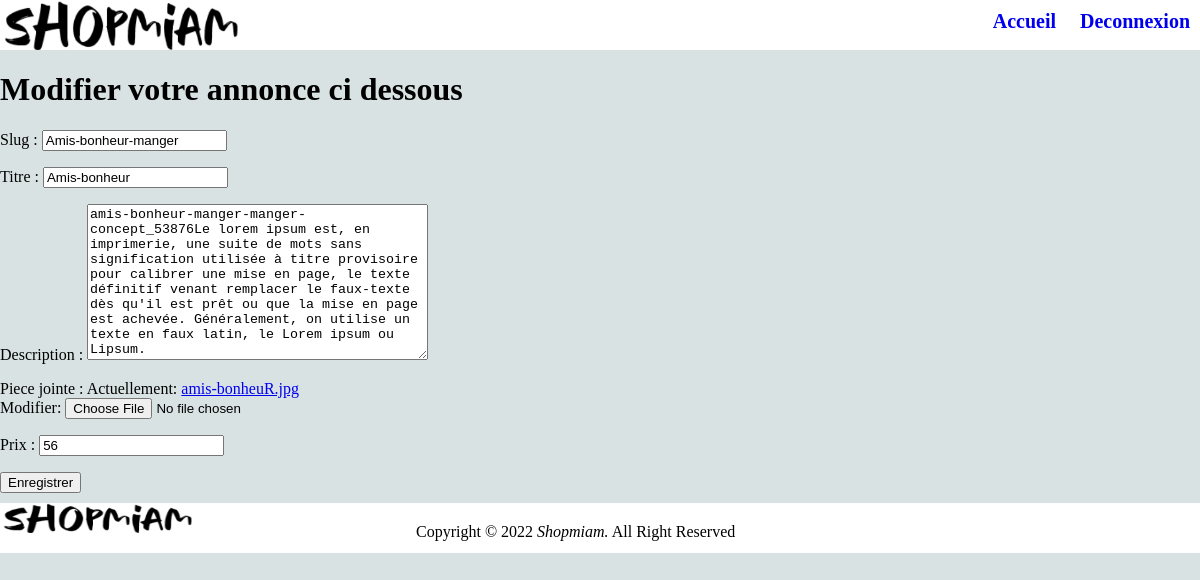
The app's page /data/mes_annonces/modifier/Amis-bonheur-manger (signed in) with its own data.
### data/models.py (models this page shows)
class Annonces(models.Model):
    slug=models.CharField(max_length=20, unique=True, default='')
    titre=models.CharField(max_length=20)
    description=models.TextField()
    piece_jointe=models.ImageField()
    prix=models.PositiveIntegerField(default=0)
    date_pub=models.DateTimeField(auto_now_add=True)
    auteur=models.ForeignKey(get_user_model(), on_delete= models.PROTECT, default=2)

### data/views.py (the view, shortened to what this page needs)
# urls.py: path('mes_annonces/modifier/<slug:slug_modif_annonce>', modifier_annonce, name='modifier_annonce_name'),
def modifier_annonce(request, slug_modif_annonce):
    try:
        annonce=Annonces.objects.get(slug=slug_modif_annonce)
        initial={'slug':annonce.slug, 'titre':annonce.titre,'description':annonce.description,'piece_jointe':annonce.piece_jointe,'prix':annonce.prix}
        if (request.user.is_authenticated)   and  (annonce.auteur_id == request.user.id):
            form=Annonces_form(initial=initial)
            return render(request,'modif_annonce.html', context={'form':form})
    except:
        return render('index_name')

### data/annonce_form.py
class Annonces_form(ModelForm):
    class Meta:
        model=Annonces
        fields=['slug','titre','description','piece_jointe','prix']

### templates/modif_annonce.html (shortened to what this page needs)
{% extends 'base.html' %}
{% block content %}
<header>
    <a href="{% url 'index_name' %}"><img class='logo' src="../../static\shopmiam.png" alt="logo"></a>
    <nav>
        <ul style="list-style:none;">
            <li style="display:inline-block;"><a href="{% url 'index_name' %}">Accueil</a></li>
            {% if user.is_authenticated %}
            <li style="display:inline-block;"><a href="{% url 'logout' %}">Deconnexion</a></li>
            {% endif %}
        </ul>
    </nav>
</header>
<h1> Modifier votre annonce ci dessous</h1>
<form action=""  enctype="multipart/form-data" method="post">
    {{ form.as_p}}
    <button type="submit">Enregistrer</button>
</form>
<footer class="index">
    <img class="footer_logo" src="../../static/shopmiam.png" alt="logo">
    <span class="footer">Copyright &copy 2022 <i>Shopmiam.</i> All Right Reserved</span>
</footer>
{% endblock  %}

### data/static/data/style.css (style rules this page uses)
body { background-color: #D9E2E3 ; margin: 0 ; padding: 0; min-height: 603px; }
header { background-color: white; height: 50px; margin-bottom: 20px; padding: 0%; position: sticky; top: 0%; }
nav { height: 50px; width: 500px; float: right; }
header a { text-decoration: none; font-size: 20px; font-weight: bold; }
header ul { margin-top: 10px; padding: 0; float: right; }
header li { margin-left: 10px; margin-right: 10px; }
img { max-width : 200px; min-width : 200px; height : 150px; border-radius: 10px; }
.logo { float: left; max-width: 300px; max-height:50px ; }
footer { bottom: 0px; background-color: white; height: 50px; padding: 0; width: 100%; margin-bottom: 0%; margin-top:10px; }
.footer_logo { max-width: 170px; max-height: 30px; float: left; }
span[class="footer"] { position: relative; left: 18%; top:20px; }

### records on screen
Annonces: slug "Amis-bonheur-manger", titre "Amis-bonheur", description "amis-bonheur-manger-manger-concept_53876Le lorem ipsum est, en imprimerie, une suite de mots sans signification utilisée à titre provisoire pour calibrer une mise en page, le texte définitif venant remplacer le faux-texte dès qu'il est prêt ou que la mise en page est achevée. Généralement, on utilise un texte en faux latin, le Lorem ipsum ou Lipsum.", prix "56"
